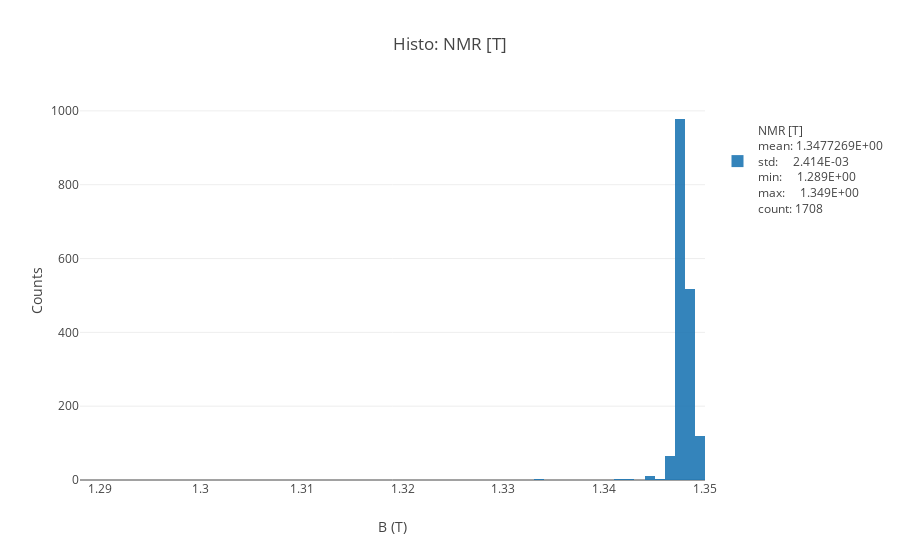

The code cell stored with this chart in its notebook:
### Code cell
fig = histo(df_g['NMR [T]'],bins=100,inline=True)

### Figure 1 — Plotly figure (JSON) as saved in the notebook; plotly's stock layout.template omitted (floating-point values rounded to 4 significant figures; data arrays with more than 128 entries replaced by an {"elided": "..."} marker saying what was removed)
{"data": [{"name": "<br>NMR [T]<br>mean: 1.3477269E+00<br>std:     2.414E-03<br>min:     1.289E+00<br>max:     1.349E+00<br>count: 1708", "nbinsx": 100, "opacity": 0.9, "type": "histogram", "uid": "f929b42a-b9dc-4988-a9b6-4462afe89907", "x": {"elided": "1708 float values"}}], "layout": {"barmode": "overlay", "showlegend": true, "title": "Histo: NMR [T]", "xaxis": {"title": "B (T)"}, "yaxis": {"autorange": true, "title": "Counts", "type": "linear"}}}
